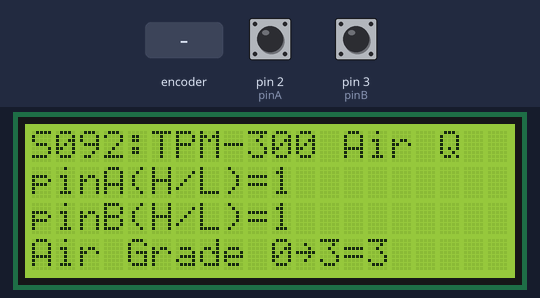
A sketch run on a simulated Arduino Uno, built with avr-gcc and run on an emulated ATmega328P. On the bench: 20×4 character LCD. Inputs (shaded band) come from the test bench; at power-on: pin 2 (pinA) HIGH, pin 3 (pinB) HIGH.

Above: at 2.2 s.
2.3 s: rotary encoder on pin 2 (pinA) / pin 3 (pinB) turned 3 steps (first pin leading)
At 2.74 s:
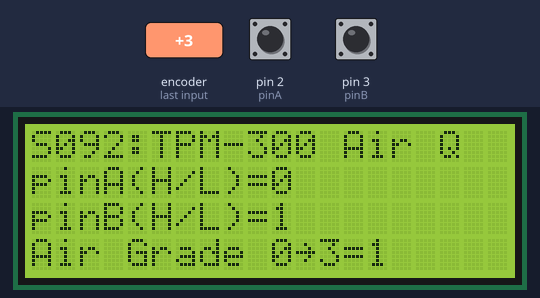
4.4 s: rotary encoder on pin 2 (pinA) / pin 3 (pinB) turned 3 steps (first pin leading)
At 4.88 s:
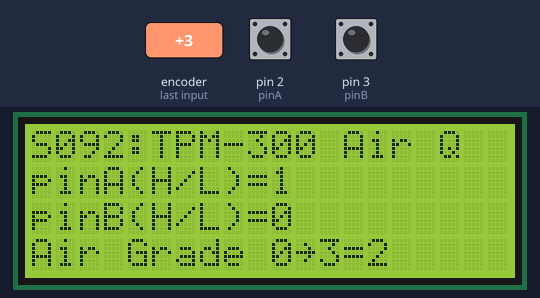
Timing chart, 0 to 7.4 s (numbered marks = the images above; inputs shaded):
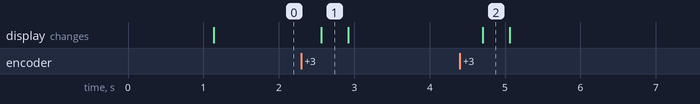

The sketch:

basic_test.ino
```cpp
/* TPM-300 Air Quality Module (TPM-300) [S092] : http://rdiot.tistory.com/111 [RDIoT Demo] */

#include <Wire.h>
#include <LiquidCrystal_I2C.h>

int pinA = 2; // A
int pinB = 3; // B

LiquidCrystal_I2C lcd(0x27,20,4);  // LCD2004

void setup()
{
  lcd.init();  // initialize the lcd
  lcd.backlight();
  lcd.print("start LCD2004");

  pinMode(pinA, INPUT);
  pinMode(pinB, INPUT);
  delay(1000);

  lcd.clear();
}
void loop()
{

  lcd.setCursor(0,0);
  lcd.print("S092:TPM-300 Air Q");

  int valueA = digitalRead(pinA);
  int valueB = digitalRead(pinB);
  int airGrade = -1;

  lcd.setCursor(0,1);
  lcd.print("pinA(H/L)=" + (String)valueA + " ");

  lcd.setCursor(0,2);
  lcd.print("pinB(H/L)=" + (String)valueB + " ");


  if(valueA == LOW && valueB == LOW)
  {
    airGrade = 0;
  }
  else if(valueA == LOW && valueB == HIGH)
  {
    airGrade = 1;
  }
  else if(valueA == HIGH && valueB == LOW)
  {
    airGrade = 2;
  }
  else if(valueA == HIGH && valueB == HIGH)
  {
    airGrade = 3;
  }

  lcd.setCursor(0,3);
  lcd.print("Air Grade 0~3=" + (String)airGrade + " ");

  delay(300);
}
```

Measured:
- after the input at 2.3 s, the display: changes after 0.26 s (image 1)
- after the input at 4.4 s, the display: changes after 0.30 s (image 2)
